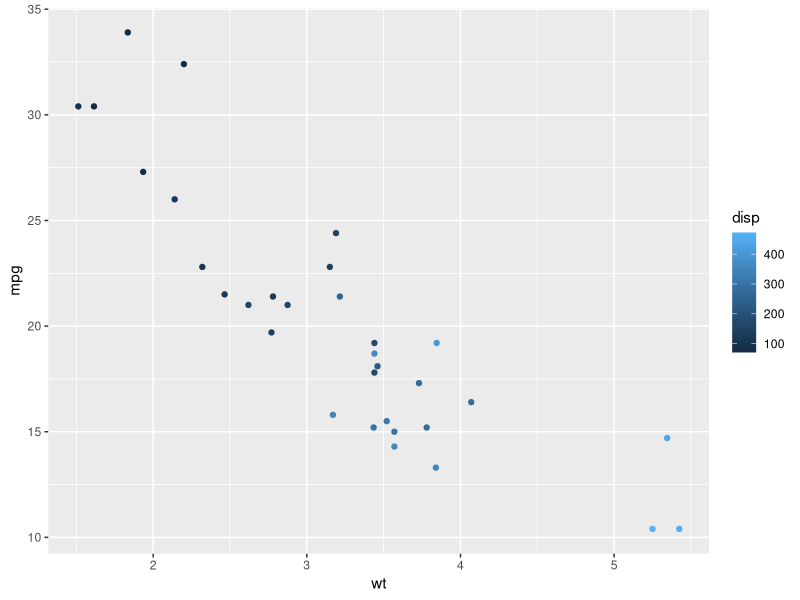
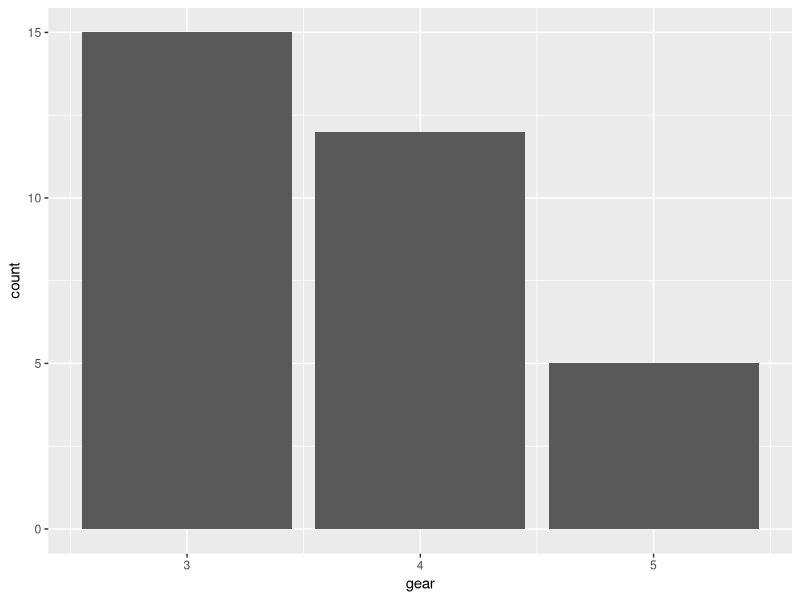
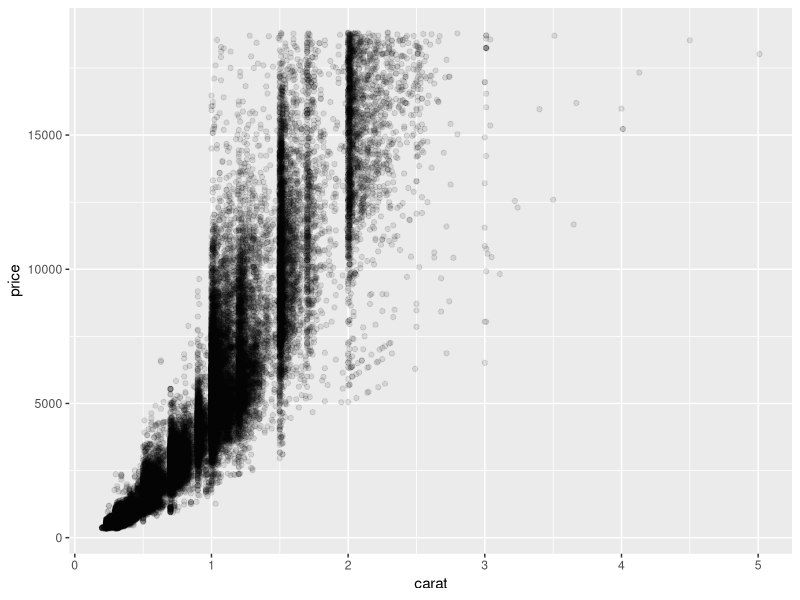
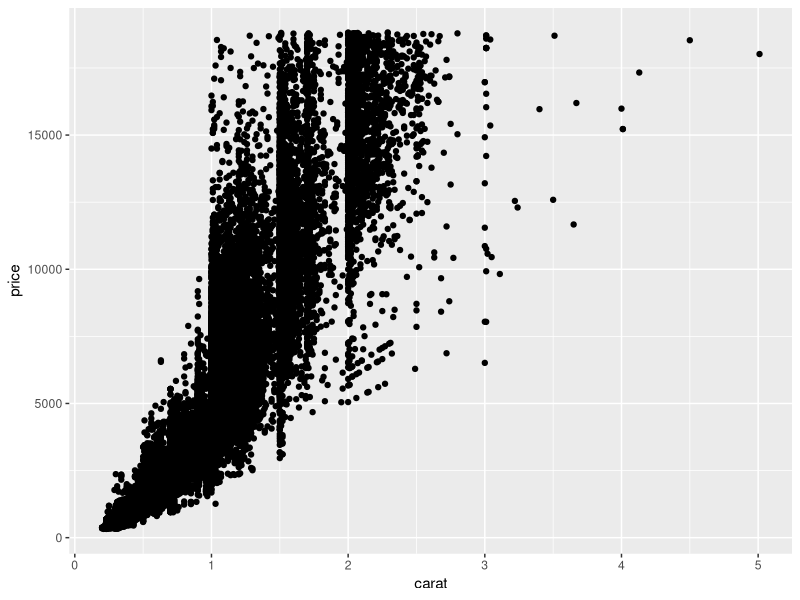
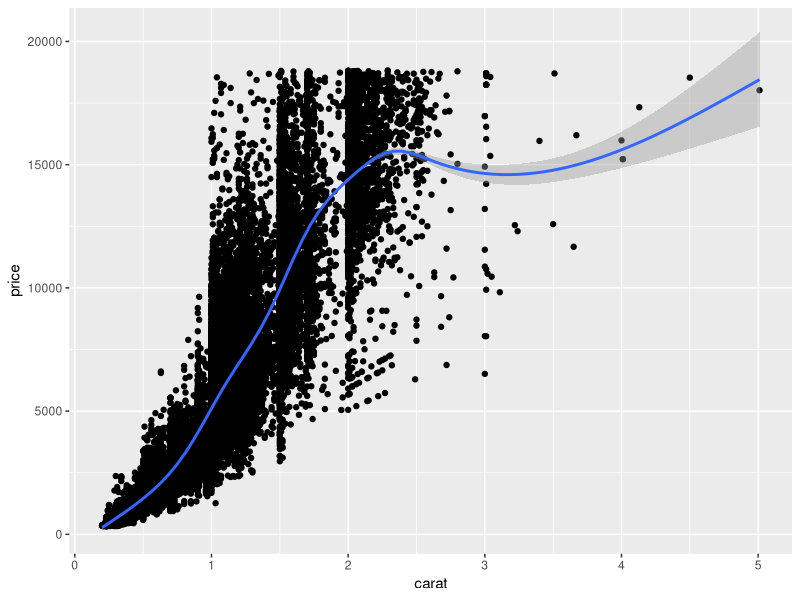
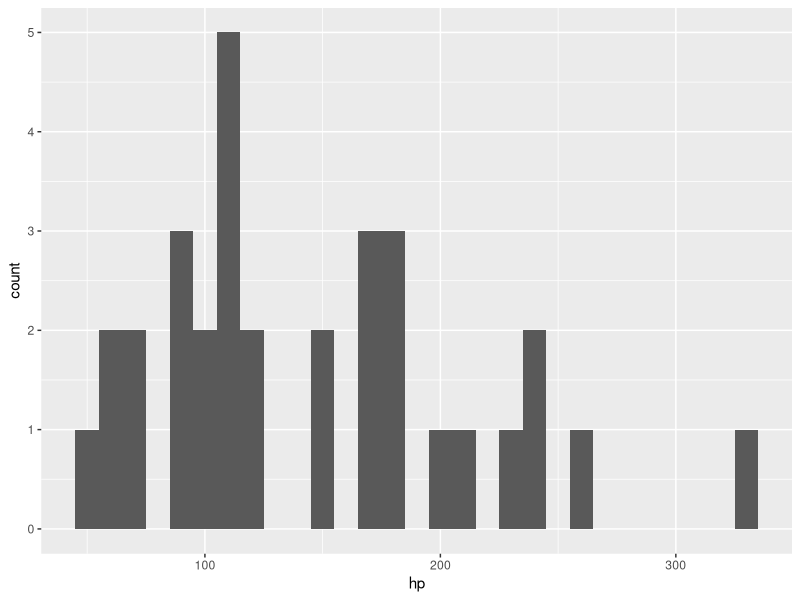
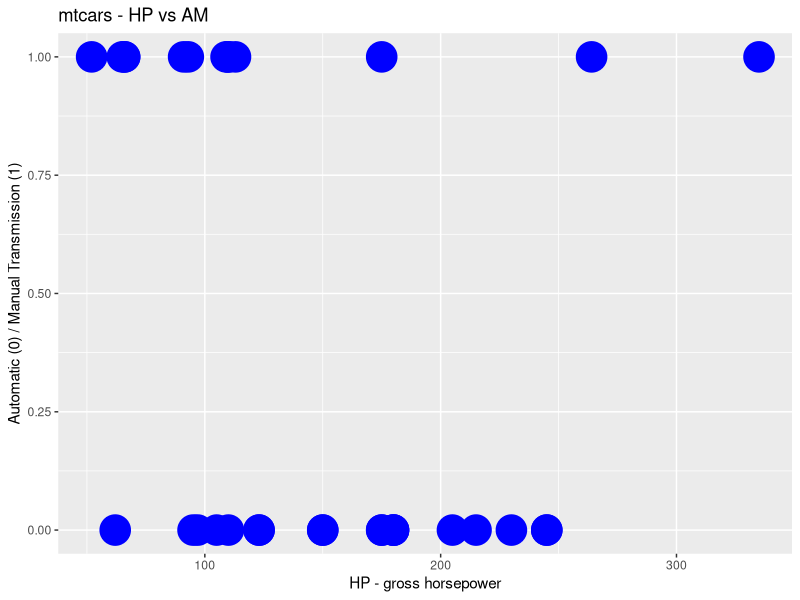
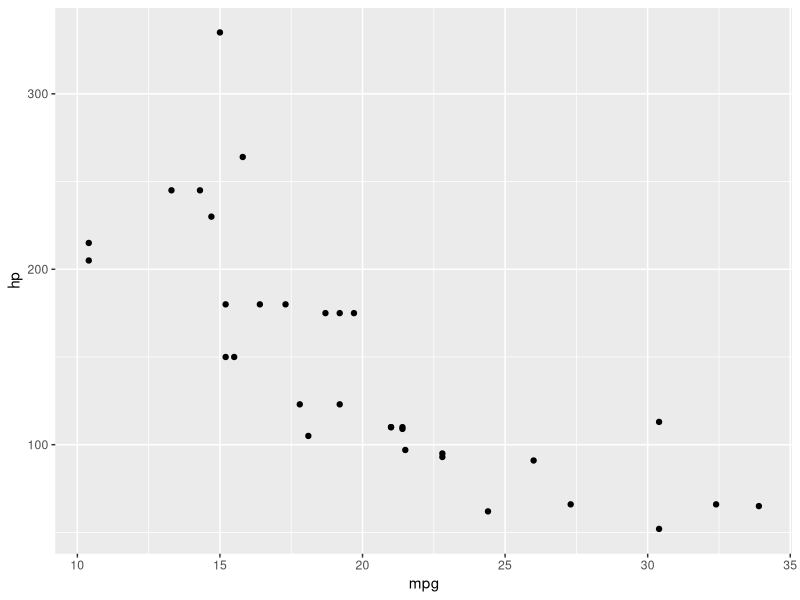

Write R code to recreate these figures, in order.
# LAB 6 Example Code

# Loading the stringr library
library(stringr)

# Assignment 1 - review/advice

# 1. Difference between using str_count and str_detect
# Many switched between the two. The difference is shown below: 

list_example = c("apple", "banana", "cream", "donut", "elephant")

# str_count - counts the number of patterns of each occurrence of every vowel
sum(str_count(list_example, "[aeiou]"))

# str_detect - matches with any occurrence that matches with given pattern 
sum(str_detect(list_example, "[aeiou]"))

# LECTURE REVIEW/EXAMPLE OF GGPLOTS

# load the ggplot library
# install.packages("ggplot2")
library(ggplot2)

# get R built-in dataset of titanic
data <- mtcars

# MPG vs HP
# mpg: miles/gallon
# hp: gross horsepower

# 1. Scatter plot
scatter_mtcars <- ggplot(mtcars, aes(x = mpg, y = hp) ) + geom_point()

# 2. Bar plots
# Bar plot of the count of gears of each cars
bar_mtcars  <- ggplot(mtcars, aes(x = gear)) + geom_bar()

# 3. Histogram
# Histogram of the distribution of hp
hist_mtcars <- ggplot(mtcars, aes(hp)) + geom_histogram(binwidth = 10)

# 4. Adding labels, colors, titles for ggplot 
# HP vs AM
# horsepower versus transmission type (0 = automatic, 1 = manual)
labeled_mtcars <- ggplot(mtcars, aes(hp, am)) + geom_point(color="blue", size =10) + 
    labs(title="mtcars - HP vs AM") +
    xlab("HP - gross horsepower") +
    ylab("Automatic (0) / Manual Transmission (1)")

# 5. adding color and aesthetics
# weight to miles per gallon
aes_blue_mtcars <- ggplot(mtcars, aes(wt, mpg, color = disp)) +
  geom_point()

# 6. using size as aesthetics
# Change the color aesthetic to a size aesthetic
# weight to miles per gallon
size_mtcars <- ggplot(mtcars, aes(wt, mpg, size = disp)) +
  geom_point()

# 7 More examples of data visualiation
# loading a new r-built-in data
data_2 <- data(diamonds)

diamonds_basic <- ggplot(diamonds, aes(carat, price)) + geom_point()

# 7a. diamonds changing alpha values (transparency)
diamonds_alpha <- ggplot(diamonds, aes(carat, price)) + geom_point(alpha=0.1)


# 7b. adding geom_smooth() with geom_point
diamonds_complex <- ggplot(diamonds, aes(carat, price)) +
  geom_point() +
  geom_smooth()






